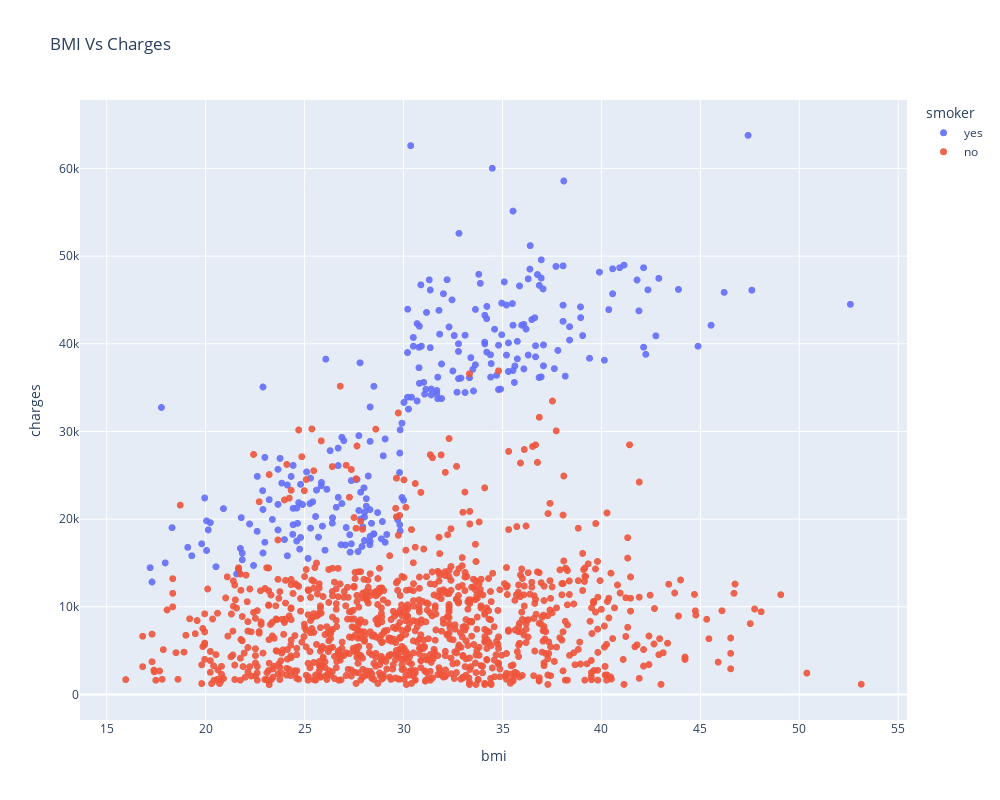

Source (notebook cell):
### Code cell
fig = px.scatter(df,
                x="bmi",
                y="charges",
                color="smoker",
                hover_data=['region'],
                opacity=0.9,
                width=1000,
                height=800,
                title= "BMI Vs Charges")

fig.update_traces(marker_size=7)
fig.show()

### Figure 1 — Plotly figure (JSON) as saved in the notebook; plotly's stock layout.template omitted (floating-point values rounded to 4 significant figures; data arrays with more than 128 entries replaced by an {"elided": "..."} marker saying what was removed)
{"data": [{"customdata": {"elided": "274x1 str values"}, "hovertemplate": "smoker=yes<br>bmi=%{x}<br>charges=%{y}<br>region=%{customdata[0]}<extra></extra>", "legendgroup": "yes", "marker": {"color": "#636efa", "opacity": 0.9, "size": 7, "symbol": "circle"}, "mode": "markers", "name": "yes", "showlegend": true, "type": "scattergl", "x": {"elided": "274 float values"}, "xaxis": "x", "y": {"elided": "274 float values"}, "yaxis": "y"}, {"customdata": {"elided": "1064x1 str values"}, "hovertemplate": "smoker=no<br>bmi=%{x}<br>charges=%{y}<br>region=%{customdata[0]}<extra></extra>", "legendgroup": "no", "marker": {"color": "#EF553B", "opacity": 0.9, "size": 7, "symbol": "circle"}, "mode": "markers", "name": "no", "showlegend": true, "type": "scattergl", "x": {"elided": "1064 float values"}, "xaxis": "x", "y": {"elided": "1064 float values"}, "yaxis": "y"}], "layout": {"height": 800, "legend": {"title": {"text": "smoker"}, "tracegroupgap": 0}, "title": {"text": "BMI Vs Charges"}, "width": 1000, "xaxis": {"anchor": "y", "domain": [0, 1], "title": {"text": "bmi"}}, "yaxis": {"anchor": "x", "domain": [0, 1], "title": {"text": "charges"}}}}
